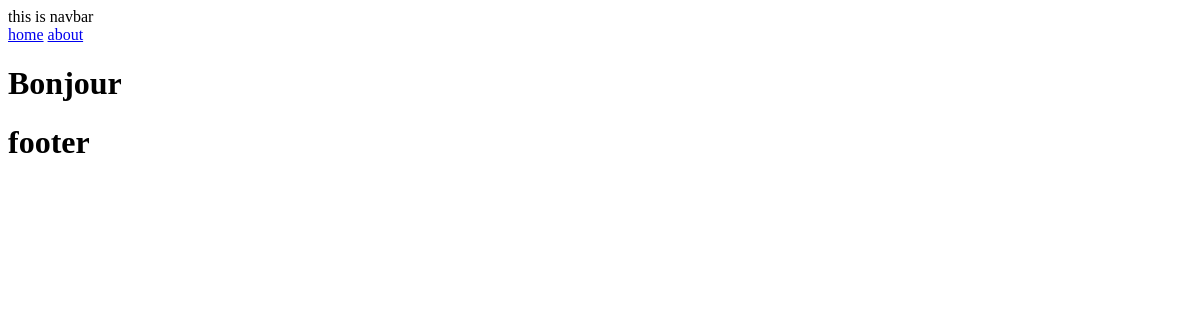
/products/, run on an earlier commit of the app's database.
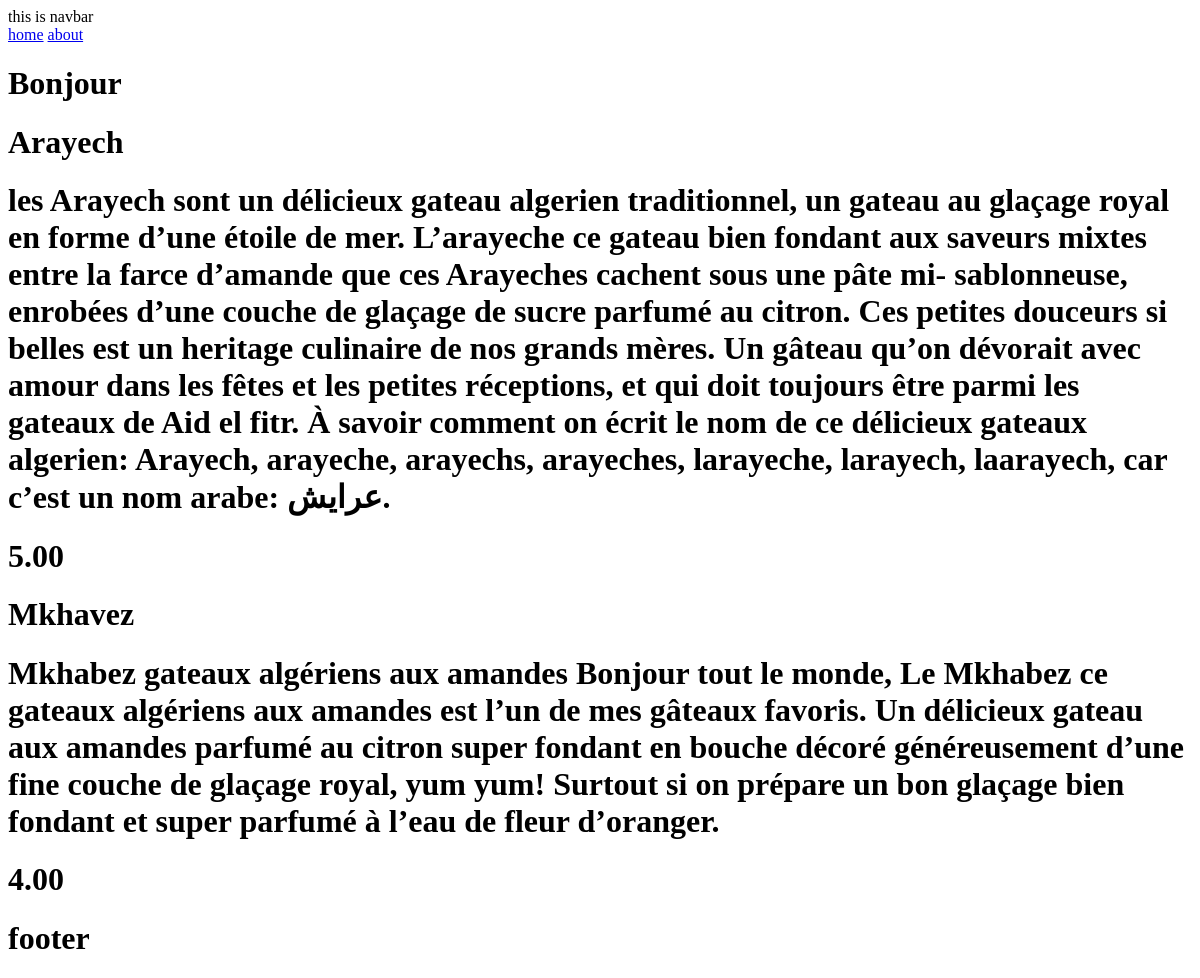
And on a later commit of the database.
### product/models.py (models this page shows)
class Product(models.Model):
    name = models.CharField(max_length=50)
    content = models.TextField()
    price = models.DecimalField(max_digits=5, decimal_places=2)
    image = models.ImageField(upload_to='photos/%y%m%d')
    active = models.BooleanField(default=True)

### product/views.py (the view)
# urls.py: path('products/', include('product.urls')),
def products(request):
    return render (request, 'products/products.html', {'pro':Product.objects.all()} )

### templates/products/products.html
{% extends "base.html" %}
{% block content %}
{% for i in pro  %}
<h1> {{ i.name }} <h1/>
<h1> {{ i.content }} <h1/>
<h1> {{ i.price }} <h1/>
{% endfor %}
{% endblock content %}

### templates/base.html
{% load static %}
<link rel="stylesheet" href="{% static 'css/style.css' %}">
{% include 'parts/navbar.html' %}
<h1> Bonjour<h1/>
{% block content %}
{% endblock content %}
{% include 'parts/footer.html' %}

### templates/parts/navbar.html
<span>this is navbar</span><Br/>
<span><a href="{% url 'index' %}">home</a></span>
<span><a href="{% url 'detail' %}">about</a></span>

### templates/parts/footer.html
<h1>
    footer
</h1>

What changed in the data, as far as the page shows it:
added Product: name "Arayech", content "les Arayech sont un délicieux gateau algerien traditionnel, un gateau au glaçage royal en forme d’une étoile de mer. L’arayeche ce gateau bien fondant aux saveurs mixtes entre la farce d’amande que ces Arayeches cachent sous une pâte mi- sablonneuse, enrobées d’une couche de glaçage de sucre parfumé au citron. Ces petites douceurs si belles est un heritage culinaire de nos grands mères. Un gâteau qu’on dévorait avec amour dans les fêtes et les petites réceptions, et qui doit toujours être parmi les gateaux de Aid el fitr. À savoir comment on écrit le nom de ce délicieux gateaux algerien: Arayech, arayeche, arayechs, arayeches, larayeche, larayech, laarayech, car c’est un nom arabe: عرايش.", price "5.00"
added Product: name "Mkhavez", content "Mkhabez gateaux algériens aux amandes Bonjour tout le monde, Le Mkhabez ce gateaux algériens aux amandes est l’un de mes gâteaux favoris. Un délicieux gateau aux amandes parfumé au citron super fondant en bouche décoré généreusement d’une fine couche de glaçage royal, yum yum! Surtout si on prépare un bon glaçage bien fondant et super parfumé à l’eau de fleur d’oranger.", price "4.00"
